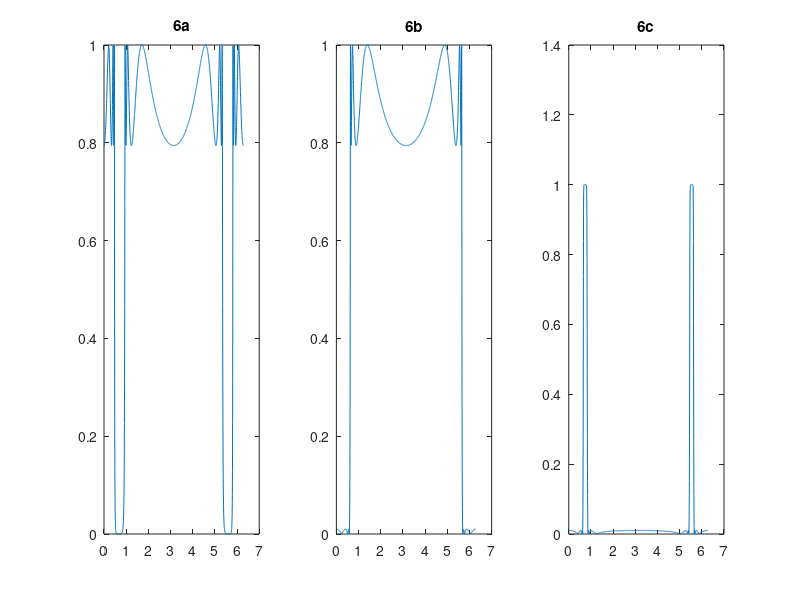

MATLAB code to generate this figure:
[b1,a1]=cheby1(6,2,[.15 .3],'stop');
[h1,w1]=freqz(b1,a1,2000,'whole');

[b2,a2]=ellip(6,2,40,.2,'high');
[h2,w2]=freqz(b2,a2,2000,'whole');

[b3,a3]=cheby2(6,40,[.2 .275]);
[h3,w3]=freqz(b3,a3,2000,'whole');


figure(1);
subplot(1,3,1),plot(w1,abs(h1));
title('6a');
subplot(1,3,2),plot(w2,abs(h2));
title('6b');
subplot(1,3,3),plot(w3,abs(h3));
title('6c');